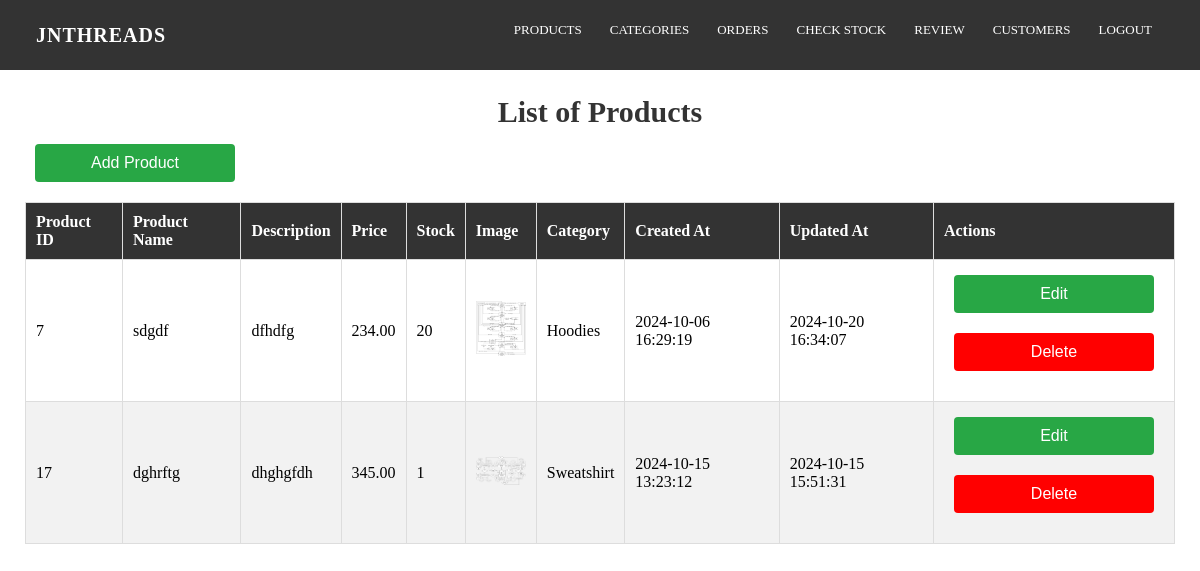
/admin/product_list.php (signed in), run on the app's committed database.
### tables this page shows
CREATE TABLE `products` (
  `product_id` int(11) NOT NULL,
  `name` varchar(100) NOT NULL,
  `description` text DEFAULT NULL,
  `price` decimal(10,2) NOT NULL,
  `stock` int(11) NOT NULL,
  `category_id` int(11) DEFAULT NULL,
  `image_url` varchar(255) DEFAULT NULL,
  `created_at` timestamp NOT NULL DEFAULT current_timestamp(),
  `updated_at` timestamp NOT NULL DEFAULT current_timestamp() ON UPDATE current_timestamp()
);

CREATE TABLE `categories` (
  `category_id` int(11) NOT NULL,
  `name` varchar(50) NOT NULL
);

### admin/product_list.php (the view, shortened to what this page needs)
<?php
include('../admin/layout/adminheader.php');
include("../database/connection.php");
$product_query = "SELECT p.product_id, p.name AS product_name, p.description, p.price, p.stock,
                p.image_url, p.created_at, p.updated_at, c.name AS category_name
                FROM Products p JOIN Categories c ON p.category_id = c.category_id
                ORDER BY p.product_id;";
$product_result = mysqli_query($conn, $product_query);
?>
<link rel="stylesheet" href="../css/adminpanel.css">
<div class="main-content">
    <?php if (!isset($_POST['add'])) { ?>
        <h1 align="center">List of Products</h1>
        <div class="table-wrapper">
            <form action="product.php" method="post">
                <input type="submit" value="Add Product" name="add">
            </form>
            <table class="fl-table">
                <thead>
                <tr>
                    <th>Product ID</th>
                    <th>Product Name</th>
                    <th>Description</th>
                    <th>Price</th>
                    <th>Stock</th>
                    <th>Image</th>
                    <th>Category</th>
                    <th>Created At</th>
                    <th>Updated At</th>
                    <th>Actions</th>
                </tr>
                </thead>
                <tbody>
                    <?php if ($product_result && $product_result->num_rows > 0) {
                        while ($row = $product_result->fetch_assoc()) { ?>
                            <tr>
                                <td><?php echo htmlspecialchars($row['product_id']); ?></td>
                                <td><?php echo htmlspecialchars($row['product_name']); ?></td>
                                <td><?php echo htmlspecialchars($row['description']); ?></td>
                                <td><?php echo htmlspecialchars($row['price']); ?></td>
                                <td><?php echo htmlspecialchars($row['stock']); ?></td>
                                <td><img src="<?php echo htmlspecialchars($row['image_url']); ?>" alt="Product Image" width="50"></td>
                                <td><?php echo htmlspecialchars($row['category_name']); ?></td>
                                <td><?php echo htmlspecialchars($row['created_at']); ?></td>
                                <td><?php echo htmlspecialchars($row['updated_at']); ?></td>
                                <td>
                                    <div class="button-row">
                                        <form method="post" action="edit_product.php">
                                            <input type="submit" value="Edit" name="edit" />
                                        </form>
                                        <form method="post" action=" ">
                                            <input type="submit" value="Delete" name="delete"
                                            onclick="return confirm('Are you sure you want to delete this category?');"
                                            style="background-color: red; color: white; border: none; cursor: pointer;"
                                            onmouseover="this.style.backgroundColor='darkred';"
                                            onmouseout="this.style.backgroundColor='red';" />
                                        </form>
                                    </div>
                                </td>
                            </tr>
                        <?php }
                    } else { ?>
                        <tr>
                            <td colspan="10">No Product Items Listed.</td>
                        </tr>
                    <?php } ?>
                </tbody>
            </table>
        <?php } ?>
    </div>
</div>

### css/adminpanel.css (style rules this page uses)
* { margin: 0; padding: 0; }
body { font-family: 'Times New Roman', Times, serif; }
.main-content { flex-grow: 1; padding: 25px; }
h1 { color: #333; padding-bottom: 10px; }
table { width: 100%; border-collapse: collapse; margin-bottom: 20px; }
table th, table td { padding: 10px; text-align: left; border: 1px solid #ddd; }
table th { background-color: #333; color: #fff; }
table tr:nth-child(even) { background-color: #f2f2f2; }
form { margin-bottom: 20px; }
form input { padding: 5px; width: 200px; margin-right: 10px; }
form { margin-top: 5px; padding-left: 10px; }
input[type="submit"] { background-color: #28a745; color: white; border: none; padding: 10px 20px; font-size: 16px; border-radius: 4px; cursor: pointer; transition: background-color 0.3s ease; }

### admin/layout/adminheader.php (style rules this page uses)
h1 { padding: 0px 355px 30px; color: #fff; font-size: 30px; font-weight: bold; }

### data on the page
products: product_id "7", name "sdgdf", description "dfhdfg", price "234.00", stock "20", image_url (picture), category.name "Hoodies", created_at "2024-10-06 16:29:19", updated_at "2024-10-20 16:34:07"
products: product_id "17", name "dghrftg", description "dhghgfdh", price "345.00", stock "1", image_url (picture), category.name "Sweatshirt", created_at "2024-10-15 13:23:12", updated_at "2024-10-15 15:51:31"
